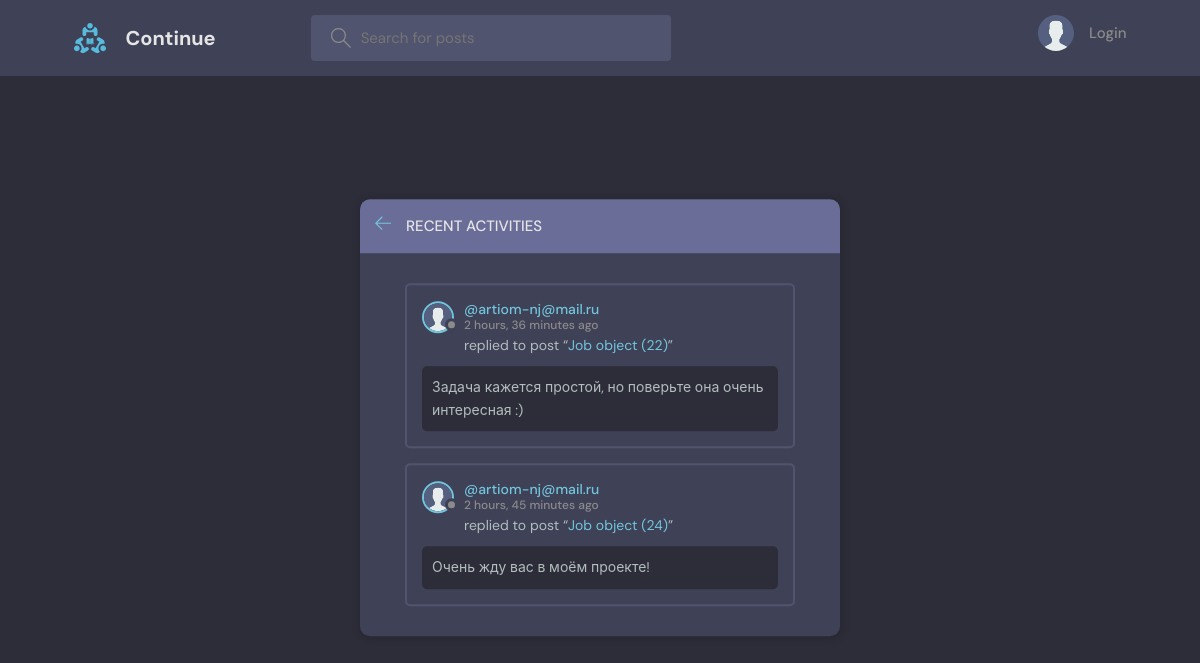
The page /activity/ on the database its author committed.
### base/models.py (models this page shows, shortened)
class Message(models.Model):
    user = models.ForeignKey(User, on_delete=models.CASCADE)
    job = models.ForeignKey(Job, on_delete=models.CASCADE)
    body = models.TextField()
    updated = models.DateTimeField(auto_now=True)
    created = models.DateTimeField(auto_now_add=True)
    class Meta:
        ordering = ['-updated', '-created']

class User(AbstractUser):
    name = models.CharField(max_length=200, null=True)
    email = models.EmailField(unique=True)
    bio = models.TextField(null=True)
    avatar = models.ImageField(null=True, default='avatar.svg')
    balance = models.DecimalField(max_digits=20, decimal_places=2, null=False, default=0)
    USERNAME_FIELD = 'email'
    REQUIRED_FIELDS = []

class Job(models.Model):
    name = models.CharField(max_length=200)
    description = models.TextField(null=True, blank=True)
    cost = models.DecimalField(max_digits=20, decimal_places=2, null=False)
    created = models.DateTimeField(auto_now_add=True)
    updated = models.DateTimeField(auto_now=True)
    topic = models.ForeignKey(Topic, on_delete=models.SET_NULL, null=True)
    status = models.ForeignKey(JobStatus, on_delete=models.SET_NULL, null=True)
    class Meta:
        ordering = ['-updated', '-created']

### base/views.py (the view)
# urls.py: path('activity/', views.activityPage, name="activity"),
def activityPage(request):
    job_messages = Message.objects.all()
    return render(request, 'base/activity.html', {'job_messages': job_messages})

### base/templates/base/activity.html (shortened to what this page needs)
{% extends 'main.html' %}
{% block content %}
<main class="layout">
  <div class="container">
    <div class="layout__box">
      <div class="layout__boxHeader">
        <div class="layout__boxTitle">
          <a href="{% url 'home' %}">
            <svg version="1.1" xmlns="http://www.w3.org/2000/svg" width="32" height="32" viewBox="0 0 32 32">
              <title>arrow-left</title>
              <path
                d="M13.723 2.286l-13.723 13.714 13.719 13.714 1.616-1.611-10.96-10.96h27.625v-2.286h-27.625l10.965-10.965-1.616-1.607z">
              </path>
              </path>
            </svg>
          </a>
          <h3>Recent Activities</h3>
        </div>
      </div>
      <div class="activities-page layout__body">
        {% for message in job_messages %}
        <div class="activities__box">
          <div class="activities__boxHeader jobListJob__header">
            <a href="{% url 'user-profile' message.user.id %}" class="jobListJob__author">
              <div class="avatar avatar--small">
                <img src="{{message.user.avatar.url}}" />
              </div>
              <p>
                @{{message.user}}
                <span>{{message.created|timesince}} ago</span>
              </p>
            </a>
          </div>
          <div class="activities__boxContent">
            <p>replied to post “<a href="{% url 'job' message.job.id %}">{{message.job}}</a>”</p>
            <div class="activities__boxJobContent">
              {{message.body}}
            </div>
          </div>
        </div>
        {% endfor %}
      </div>
    </div>
  </div>
</main>
{% endblock content %}

### static/css/style.css (style rules this page uses)
:root { --color-main: #71c6dd; --color-main-light: #e1f6fb; --color-dark: #3f4156; --color-dark-medium: #51546e; --color-dark-light: #696d97; --color-light: #e5e5e5; --color-gray: #8b8b8b; --color-light-gray: #b2bdbd; --color-bg: #2d2d39; --color-success: #5dd693; --color-error: #fc4b0b; }
* { font-family: "DM Sans", -apple-system, BlinkMacSystemFont, "Segoe UI", Roboto, Oxygen, Ubuntu, Cantarell, "Open Sans", "Helvetica Neue", sans-serif; margin: 0; padding: 0; box-sizing: border-box; text-rendering: optimizeLegibility; font-size: inherit; }
html { font-size: 56.25%; }
@media only screen and (min-width: 1200px) { html { font-size: 62.5%; } }
body { line-height: 1.6; font-weight: 400; font-size: 1.5rem; color: var(--color-light-gray); background-color: var(--color-bg); min-height: 100vh; }
img { width: 100%; }
a { display: inline-block; color: var(--color-main); text-decoration: none; }
.container { max-width: 120rem; width: 90%; margin: auto; }
.avatar { position: relative; display: inline-block; border-radius: 50%; border: 2px solid var(--color-main); }
.avatar img { display: block; border-radius: 50%; object-fit: cover; object-position: center; }
.avatar::after { content: ""; display: block; position: absolute; background-color: var(--color-gray); z-index: 111; border-radius: 50%; border: 0.3rem solid var(--color-dark); }
.avatar.avatar--small img { width: 2.8rem; height: 2.8rem; }
.avatar.avatar--small:after { width: 0.7rem; height: 0.7rem; bottom: 0px; right: -6px; }
.layout { margin-top: 2.4rem; }
.layout > .container { display: flex; justify-content: space-between; align-items: flex-start; }
.layout__box { width: 90%; max-width: 48rem; min-height: 40rem; position: absolute; top: 50%; left: 50%; transform: translate(-50%, -46%); background-color: var(--color-dark); border-radius: 1rem; box-shadow: 1px 1px 6px 3px rgba(0, 0, 0, 0.1); overflow: hidden; }
.layout__boxHeader { display: flex; padding: 1.5rem; background-color: var(--color-dark-light); }
.layout__boxTitle { display: flex; gap: 1.5rem; align-items: center; }
.layout__boxTitle h3 { text-transform: uppercase; font-weight: 500; color: var(--color-light); }
.layout__boxTitle svg { width: 1.6rem; height: 1.6rem; fill: var(--color-main); }
.layout__body { margin: 3rem; }
.jobListJob__header { display: flex; justify-content: space-between; align-items: center; }
.jobListJob__author { font-weight: 500; display: flex; align-items: center; gap: 1rem; }
.activities__box { margin: 1.5rem; padding: 1.5rem; border: 2px solid var(--color-dark-medium); border-radius: 5px; }
.activities__boxHeader p { font-size: 1.4rem; line-height: 1.3; }
.activities__boxHeader p span { color: var(--color-gray); font-size: 1.2rem; display: block; }
.activities__boxContent { margin-left: 4.2rem; }
.activities__boxContent { font-size: 1.4rem; }
.activities__boxJobContent { background: var(--color-bg); padding: 1rem; border-radius: 5px; margin-top: 1rem; margin-left: -4.2rem; }

### rows shown on the page
Message: user.avatar (placeholder picture), user "artiom-nj@mail.ru", created "2 hours, 36 minutes", job "Job object (22)", body "Задача кажется простой, но поверьте она очень интересная :)"
Message: user.avatar (placeholder picture), user "artiom-nj@mail.ru", created "2 hours, 45 minutes", job "Job object (24)", body "Очень жду вас в моём проекте!"
